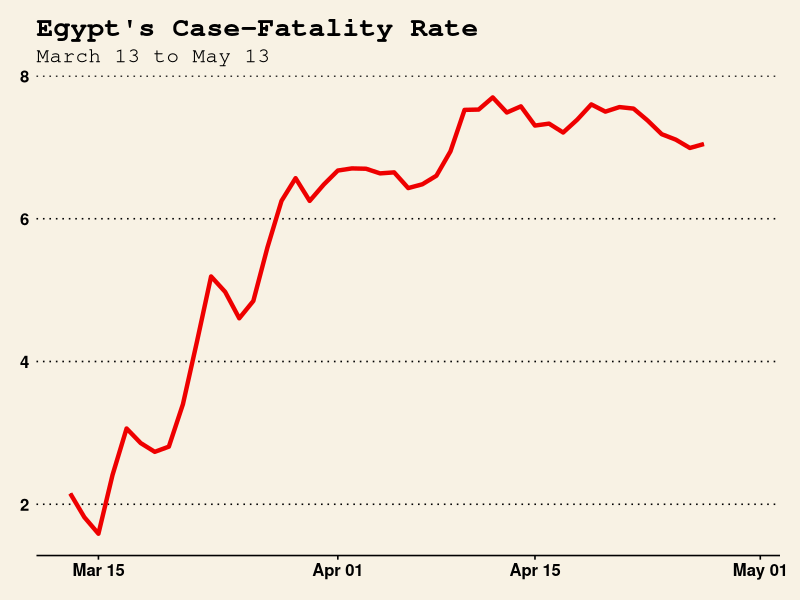
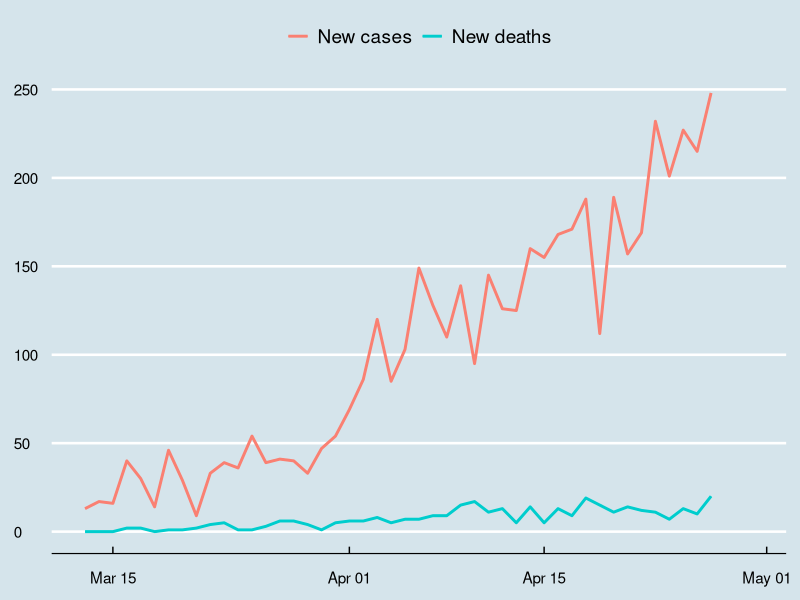
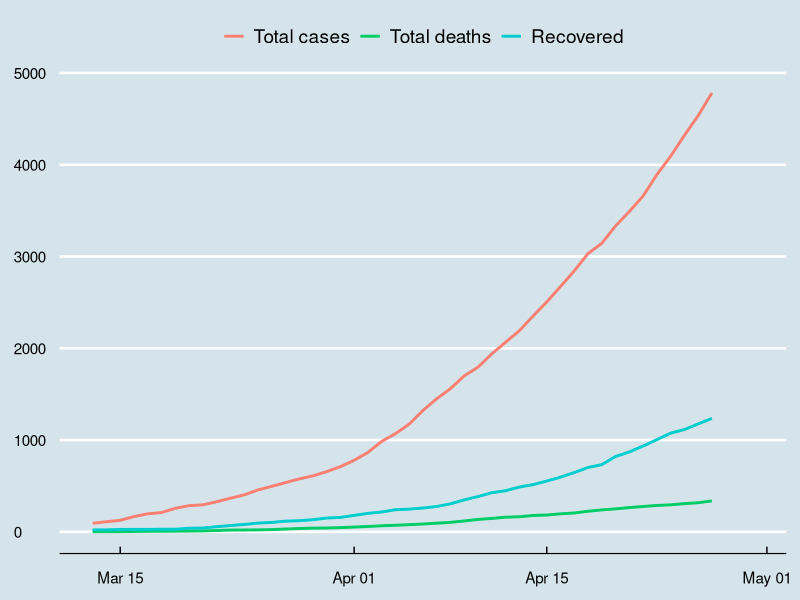
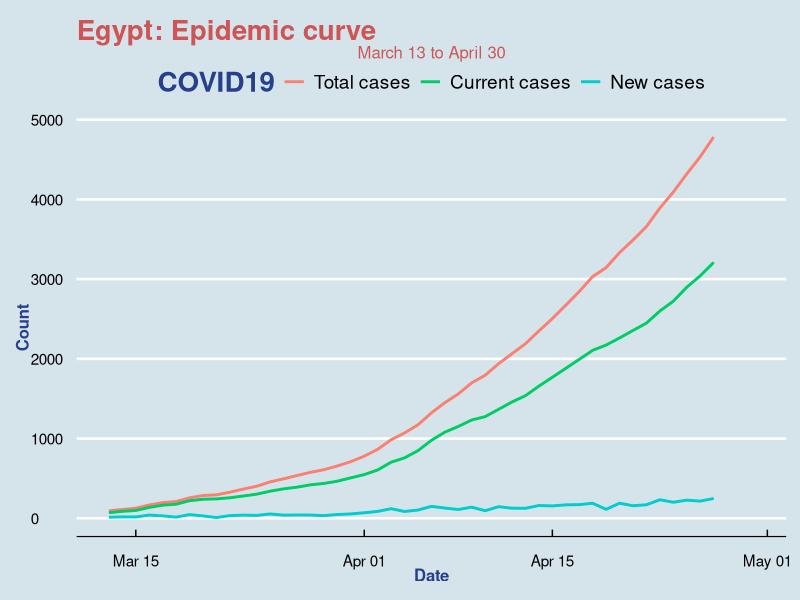
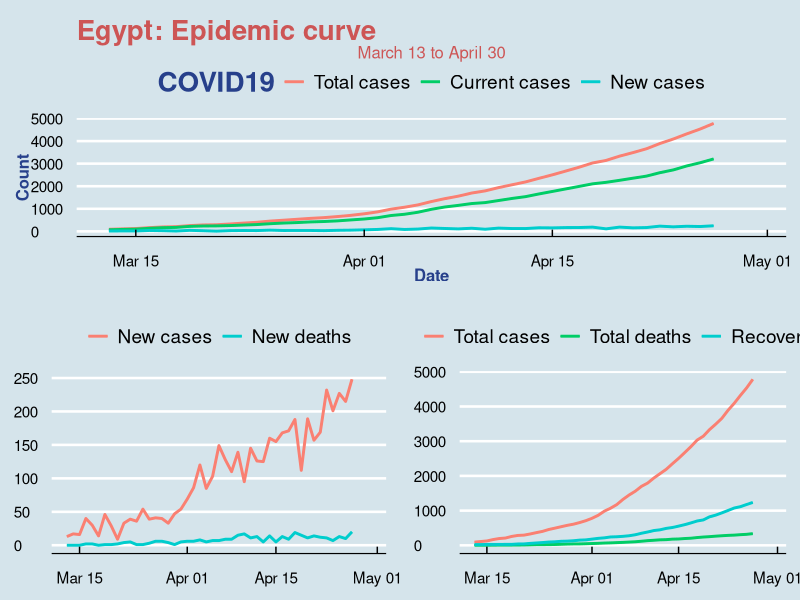

Recreate these plots in R, in order.
library(tidyverse)
library(ggplot2)
library(ggthemes)

# The data used is gathered from the Egyptian Ministry
# of Health and Population's Facebook page
# Link: https://www.facebook.com/egypt.mohp

# Importing data
egy <- read.csv("Egypt-data/Egypt.csv")
attach(egy)
View(egy)

# Converting datetime variable

egy$date <- as.Date(egy$date, format = "%m/%d/%Y")
class(egy$date)

# Calculating current cases

egy <- egy %>%
  mutate(current_cases = all_cases- (recovered + all_deaths))

# Calculating Case-Fatality Rate

egy %>%
  mutate(cfr = (all_deaths / all_cases) * 100) %>%
  ggplot(
    aes(x = date,
        y = cfr)
  ) + geom_line() +
  geom_path(col = "red2",
            size = 1.5) +
  labs(title = "Egypt's Case-Fatality Rate",
       subtitle = "March 13 to May 13") +
  theme_wsj() +
  theme(plot.title = element_text(size = 20),
      plot.subtitle = element_text(size = 15))

# Plotting new cases and new deaths

# Tidying data for the plot

egypt_long <- egy %>%
  select(date, new_cases, new_deaths) %>%
  pivot_longer(-date, names_to = "COVID19", values_to = "count")

head(egypt_long)

# Plotting the curve

(b <- ggplot(data = egypt_long,
    aes(
      x= date,
      y= count,
      colour = COVID19
    )
  ) +
  geom_line() +
  geom_path(size = 1) +
  labs(title = "Egypt: Epidemic curve",
       x = "Date",
       y = "Count") +
  scale_colour_manual(labels = c("New cases",
                                 "New deaths"),
                      values = c("salmon",
                                 "cyan3")) +
  theme_economist() +
  theme(axis.title.x = element_blank(),
        axis.title.y = element_blank(),
        plot.title = element_blank(),
        legend.title = element_blank()))


# Plotting total cases, recovery and total deaths

# Tidying data for the plot

egypt_long2 <- egy %>%
  select(date, all_cases, recovered, all_deaths) %>%
  pivot_longer(-date, names_to = "COVID19", values_to = "count")

head(egypt_long2)

# Plotting the curve

(c <- ggplot(data = egypt_long2,
       aes(
         x= date,
         y= count,
         colour = COVID19
       )
) +
  geom_line() +
  geom_path(size = 1) +
  labs(title = "Egypt: Epidemic curve",
       x = "Date",
       y = "Count") +
  scale_colour_manual(labels = c("Total cases",
                                 "Total deaths",                                 "Recovered",
                                 "Recovered"),
                      values = c("salmon",
                                 "springgreen3",
                                 "cyan3")) +
  theme_economist() +
  theme(axis.title.x = element_blank(),
        axis.title.y = element_blank(),
        plot.title = element_blank(),
        legend.title = element_blank()))


# Plotting total, current and new cases

# Tidying data for the plot

egypt_long3 <- egy %>%
  select(date, new_cases, current_cases, all_cases) %>%
  pivot_longer(-date, names_to = "COVID19", values_to = "count")

head(egypt_long3)

# Plotting the curve

(a <- ggplot(data = egypt_long3,
       aes(
         x= date,
         y= count,
         colour = COVID19
       )
) +
  geom_line() +
  geom_path(size = 1) +
  labs(title = "Egypt: Epidemic curve",
       subtitle = "March 13 to April 30",
       x = "Date",
       y = "Count") +
  scale_colour_manual(labels = c("Total cases",
                                 "Current cases",
                                 "New cases"),
                      values = c("salmon",
                                 "springgreen3",
                                 "cyan3")) +
  theme_economist() +
  theme(axis.title.x = element_text(face = "bold",
                                    size = 12,
                                    color = "royalblue4"),
        axis.title.y = element_text(face = "bold",
                                    size = 12,
                                    color = "royalblue4"),
        plot.title = element_text(size = 20,
                                  color = "indianred3"),
        plot.subtitle = element_text(size = 12,
                                     color = "indianred3"),
        legend.title = element_text(face = "bold",
                                    size = 20,
                                    color = "royalblue4")))

# Creating a grid

library(gridExtra)

grid.arrange(a, arrangeGrob(b, c, ncol = 2), nrow = 2)

